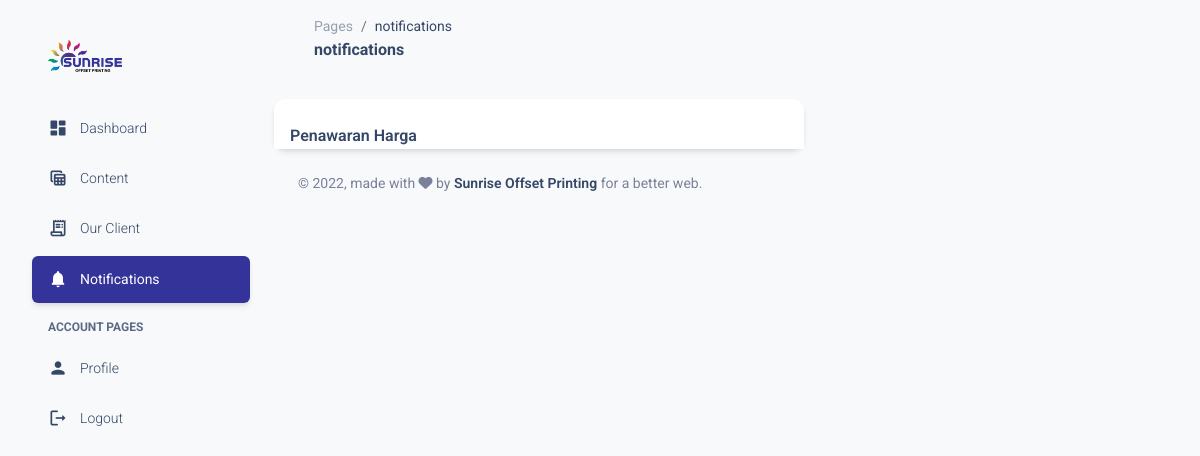
The app's page /admin/notifications.php (signed in), older data.
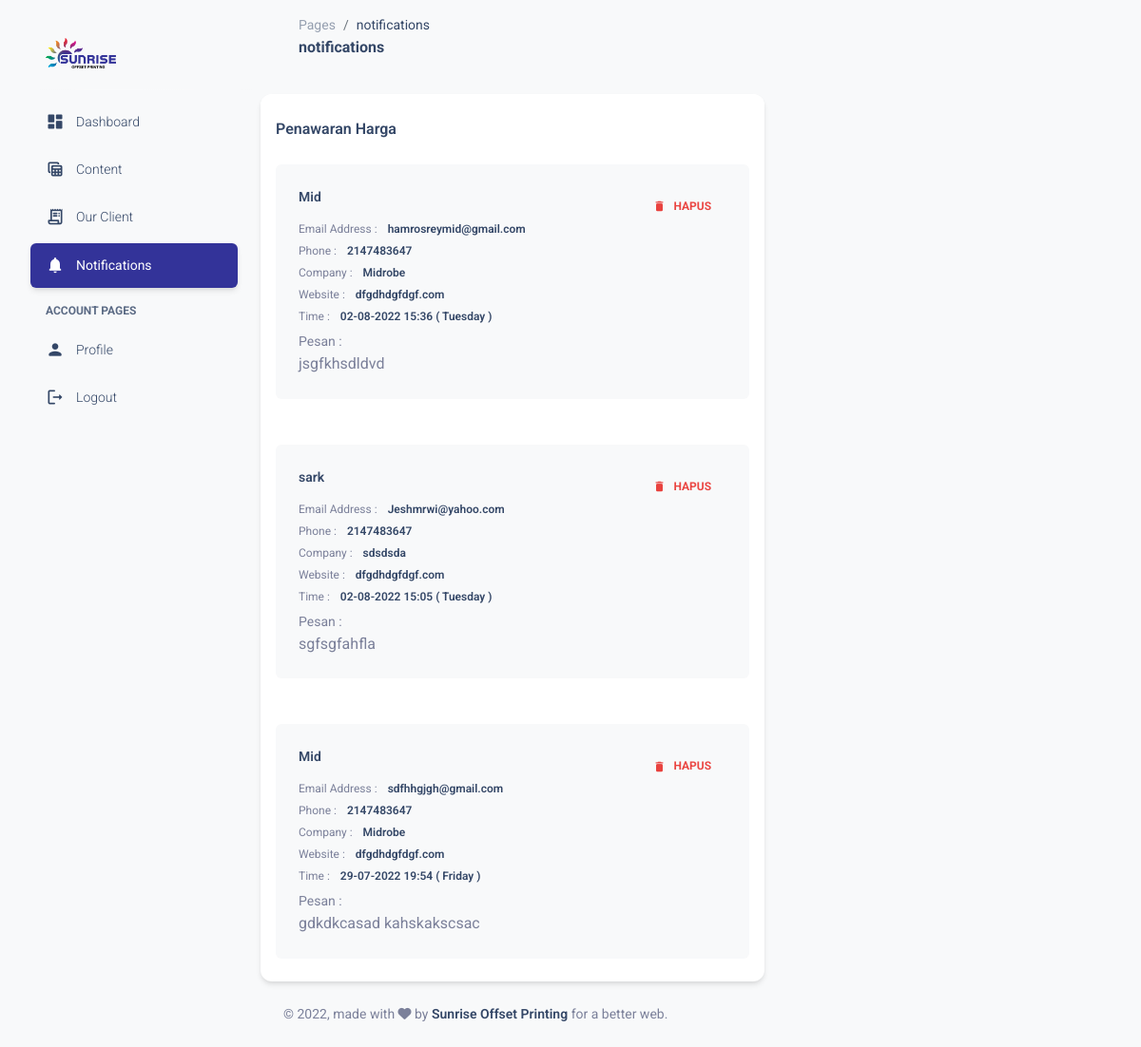
The same page, newer data.
### tables this page shows
CREATE TABLE `message` (
  `id_message` int(11) NOT NULL,
  `nama` varchar(20) NOT NULL,
  `email` varchar(30) NOT NULL,
  `phone` int(11) NOT NULL,
  `company` varchar(30) NOT NULL,
  `website` varchar(30) NOT NULL,
  `pesan` text NOT NULL,
  `tanggal` datetime NOT NULL
);

### admin/notifications.php (the view, shortened to what the changed rows need)
<!DOCTYPE html>
<html lang="en">
  <head>
<link href="../admin/assets/css/nucleo-icons.css" rel="stylesheet" />
<link href="../admin/assets/css/nucleo-svg.css" rel="stylesheet" />
<link id="pagestyle" href="../admin/assets/css/material-dashboard.css" rel="stylesheet" />
  </head>
  <body class="g-sidenav-show  bg-gray-100">
      <main class="main-content border-radius-lg ">
      <div class="row">
        <div class="col-md-7 mt-4">
          <div class="card">
            <?php
                        include '../config/database.php';
                        $sql="select * from message order by id_message desc";
                        $hasil=mysqli_query($kon,$sql);
                        while ($data = mysqli_fetch_array($hasil)):
                    ?>
            <div class="card-body pt-4 p-3">
              <ul class="list-group">
                <li class="list-group-item border-0 d-flex p-4 mb-2 bg-gray-100 border-radius-lg">
                  <div class="d-flex flex-column">
                    <h6 class="mb-3 text-sm"><?php echo $data['nama'];?></h6>
                    <span class="mb-2 text-xs">Email Address : <span class="text-dark font-weight-bold ms-sm-2"><?php echo $data['email'];?></span></span>
                    <span class="mb-2 text-xs">Phone : <span class="text-dark ms-sm-2 font-weight-bold"><?php echo $data['phone'];?></span></span>
                    <span class="mb-2 text-xs">Company : <span class="text-dark ms-sm-2 font-weight-bold"><?php echo $data['company'];?></span></span>
                    <span class="mb-2 text-xs">Website : <span class="text-dark ms-sm-2 font-weight-bold"><?php echo $data['website'];?></span></span>
                    <span class="mb-2 text-xs">Time : <span class="text-dark ms-sm-2 font-weight-bold"><?php echo date("d-m-Y H:i ( l )",strtotime($data['tanggal'])); ?></span></span>
                    <span class=" text-sm">Pesan : <span class="text-dark ms-sm-2 "></span></span>
                    <div class="col">
                      <span><?php echo $data['pesan'];?></span>
                    </div>
                  </div>
                  <div class="ms-auto text-end">
                    <a class="btn btn-link btn-hapus text-danger text-gradient px-3 mb-0" id_message="<?php echo $data['id_message']; ?>"><i class="material-icons text-sm me-2">delete</i>Hapus</a>
                  </div>
                </li>
              </ul>
            </div>
            <?php endwhile; ?>
          </div>
        </div>
</div>
</main>
  </body>
</html>

Row changes from the older to the newer data that the page shows:
added message: nama "Mid", email "hamrosreymid@gmail.com", phone "2147483647", company "Midrobe", website "dfgdhdgfdgf.com", tanggal "02-08-2022 15:36 ( Tuesday )", pesan "jsgfkhsdldvd"
added message: nama "sark", email "Jeshmrwi@yahoo.com", phone "2147483647", company "sdsdsda", website "dfgdhdgfdgf.com", tanggal "02-08-2022 15:05 ( Tuesday )", pesan "sgfsgfahfla"
added message: nama "Mid", email "sdfhhgjgh@gmail.com", phone "2147483647", company "Midrobe", website "dfgdhdgfdgf.com", tanggal "29-07-2022 19:54 ( Friday )", pesan "gdkdkcasad kahskakscsac"
